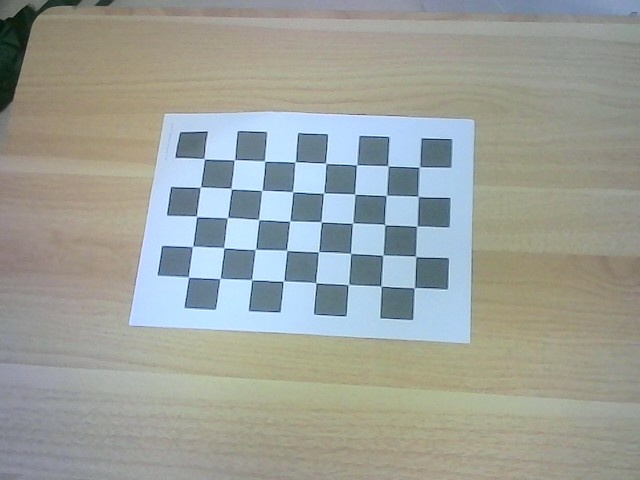
#> input picture vision/calibration/images/calib_00.jpg, 640 x 480 px; its folder holds only this picture in this run
$ python calibrate_camera.py
#> lines starting #> are read from the running program, lines starting #| are printed output that depends on the picture; after the words box and inside, x2 and y2 are one past the last pixel; in counts of white or black regions, pixels touching at a corner belong together
import cv2
import numpy as np
from pathlib import Path

# 체스보드 내부 코너 개수
CHESSBOARD_SIZE = (8, 5)

# 한 칸의 실제 크기 (예: 0.025m = 2.5cm)
SQUARE_SIZE = 0.025

IMAGE_DIR = Path("calibration/images")
OUTPUT_CAMERA_MATRIX = Path("calibration/camera_matrix.npy")
OUTPUT_DIST_COEFFS = Path("calibration/dist_coeffs.npy")


def main():
    image_paths = sorted(IMAGE_DIR.glob("*.jpg"))

    if not image_paths:
        print("No calibration images found.")
        return

    # 3D object points 준비
    objp = np.zeros((CHESSBOARD_SIZE[0] * CHESSBOARD_SIZE[1], 3), np.float32)
    objp[:, :2] = np.mgrid[0:CHESSBOARD_SIZE[0], 0:CHESSBOARD_SIZE[1]].T.reshape(-1, 2)
    objp *= SQUARE_SIZE

    objpoints = []
    imgpoints = []

    image_size = None

    # 코너 정밀화 조건
    criteria = (
        cv2.TERM_CRITERIA_EPS + cv2.TERM_CRITERIA_MAX_ITER,
        30,
        0.001
    )

    success_count = 0

    for image_path in image_paths:
        image = cv2.imread(str(image_path))
#> image is the input picture: shape (480, 640, 3); mean B, G, R 154.9, 160.7, 156.2
        if image is None:
            print(f"Failed to load: {image_path}")
            continue

        gray = cv2.cvtColor(image, cv2.COLOR_BGR2GRAY)
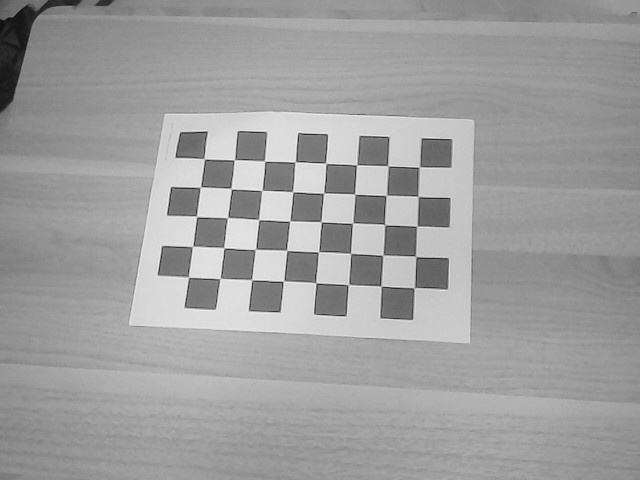
#> gray: shape (480, 640); min 9, max 244, mean 158.7
        image_size = gray.shape[::-1]
#> image_size = (640, 480)

        found, corners = cv2.findChessboardCorners(gray, CHESSBOARD_SIZE, None)
#> found = True; corners = 40 rows, first 8: [204.4, 158.8], [234.1, 159.9], [264.8, 161.3], [295.1, 161.9], [325.7, 163.3], [356.5, 165], [387.8, 165.6], [419.4, 166.9]

        if found:
            refined_corners = cv2.cornerSubPix(
                gray,
                corners,
                (11, 11),
                (-1, -1),
                criteria
            )
#> refined_corners = 40 rows, first 8: [204.3, 158.7], [234.5, 159.7], [264.6, 161.1], [295.3, 161.9], [325.6, 163.3], [356.5, 164.9], [387.8, 165.7], [419.4, 167.1]

            objpoints.append(objp)
            imgpoints.append(refined_corners)
            success_count += 1

            preview = image.copy()
            cv2.drawChessboardCorners(preview, CHESSBOARD_SIZE, refined_corners, found)
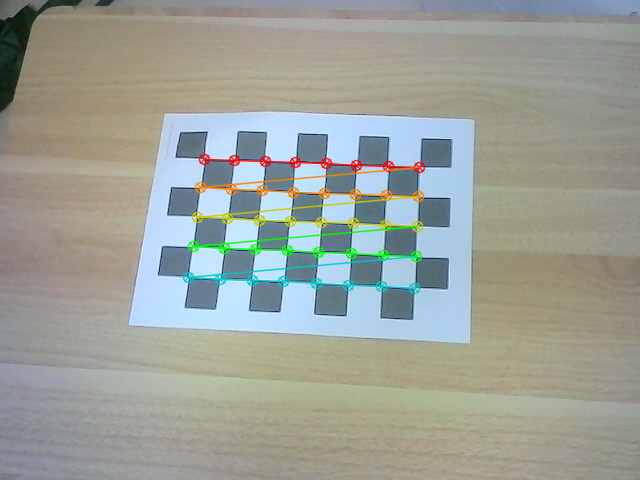
#> preview: shape (480, 640, 3); 2.93% of pixels changed, all inside (x1, y1, x2, y2) = (182, 153, 426, 295)
            cv2.imshow("Detected Corners", preview)
            cv2.waitKey(300)

            print(f"[OK] Corners detected: {image_path.name}")
        else:
            print(f"[FAIL] Corners not detected: {image_path.name}")

    cv2.destroyAllWindows()

    if success_count < 5:
        print("Not enough valid images for calibration.")
        return

    ret, camera_matrix, dist_coeffs, rvecs, tvecs = cv2.calibrateCamera(
        objpoints,
        imgpoints,
        image_size,
        None,
        None
    )

    np.save(str(OUTPUT_CAMERA_MATRIX), camera_matrix)
    np.save(str(OUTPUT_DIST_COEFFS), dist_coeffs)

    print("\nCalibration complete.")
    print(f"Reprojection Error: {ret}")
    print("Camera Matrix:")
    print(camera_matrix)
    print("Distortion Coefficients:")
    print(dist_coeffs)

    print(f"\nSaved: {OUTPUT_CAMERA_MATRIX}")
    print(f"Saved: {OUTPUT_DIST_COEFFS}")


if __name__ == "__main__":
    main()

$ run again, on vision/calibration/images/calib_04.jpg
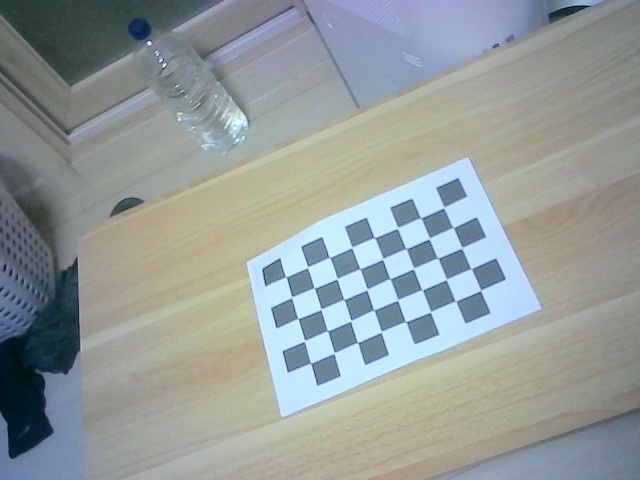
#> input picture vision/calibration/images/calib_04.jpg, 640 x 480 px
#> in main, image is the input picture: shape (480, 640, 3); mean B, G, R 154.3, 155.7, 147.2
#> in main, `gray = cv2.cvtColor(image, cv2.COLOR_BGR2GRAY)`:
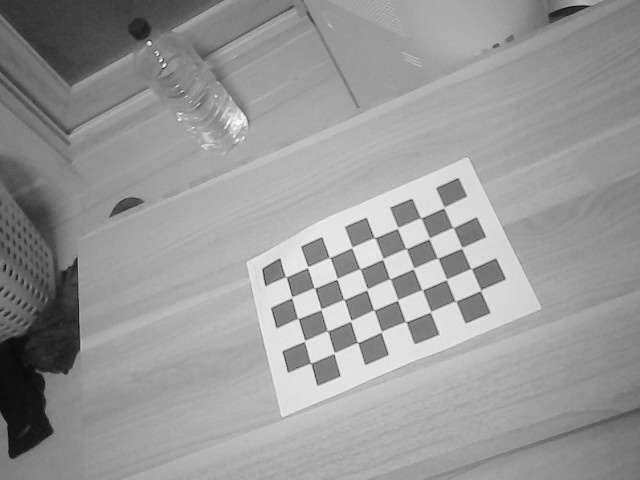
#> gray: shape (480, 640); min 11, max 251, mean 153
#> found = True; corners = 40 rows, first 8: [286.1, 277], [307.8, 266.8], [329.2, 257.3], [351.7, 248], [374.3, 237.6], [397.2, 228.6], [421.1, 218.1], [444, 208.2]
#> refined_corners = 40 rows, first 8: [285.8, 277], [307.7, 267.2], [329.6, 257.4], [351.7, 247.5], [374.6, 237.6], [397.5, 228], [421, 218], [444, 207.5]
#> in main, `cv2.drawChessboardCorners(preview, CHESSBOARD_SIZE, refined_corners, f..`:
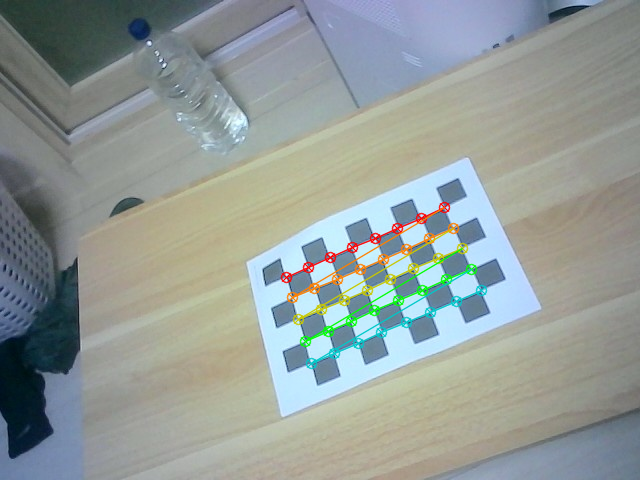
#> preview: shape (480, 640, 3); 2.41% of pixels changed, all inside (x1, y1, x2, y2) = (280, 201, 488, 370)

$ run again, on vision/calibration/images/calib_05.jpg
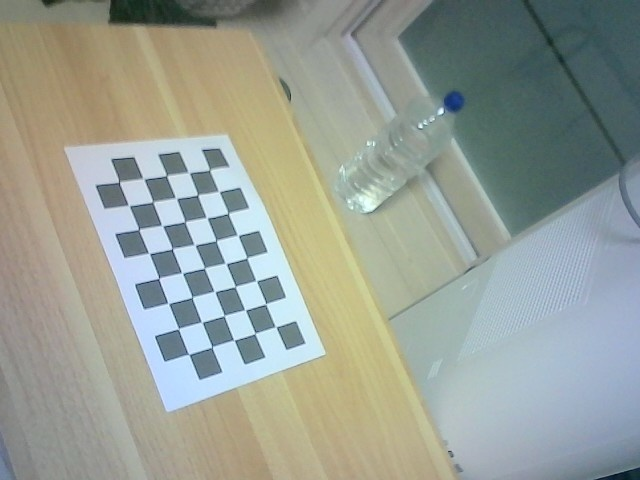
#> input picture vision/calibration/images/calib_05.jpg, 640 x 480 px
#> in main, image is the input picture: shape (480, 640, 3); mean B, G, R 149.4, 158.2, 151.2
#> in main, `gray = cv2.cvtColor(image, cv2.COLOR_BGR2GRAY)`:
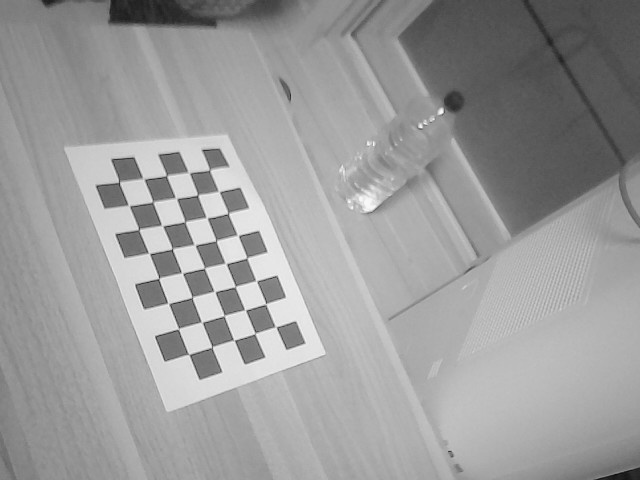
#> gray: shape (480, 640); min 12, max 249, mean 155.1
#> found = True; corners = 40 rows, first 8: [209.6, 170], [219.4, 192], [228.3, 213.4], [238.4, 235.9], [246.8, 257.9], [256.5, 281.1], [265.5, 304], [275.9, 326.9]
#> refined_corners = 40 rows, first 8: [209.6, 169.9], [218.9, 191.5], [228.1, 213.2], [237.7, 235.4], [246.8, 257.7], [256.3, 280.9], [265.7, 303.7], [275.7, 327]
#> in main, `cv2.drawChessboardCorners(preview, CHESSBOARD_SIZE, refined_corners, f..`:
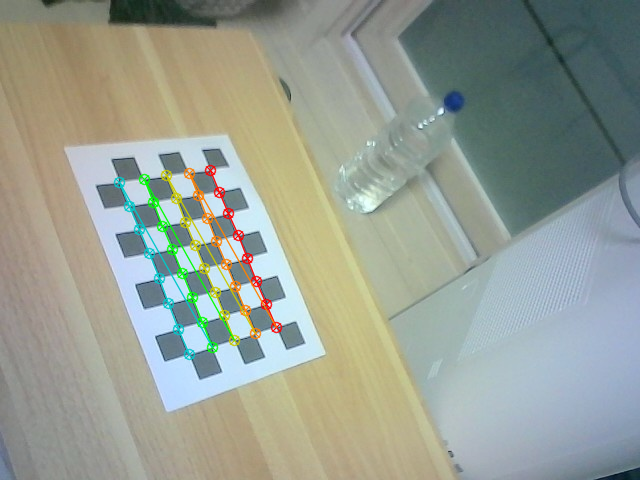
#> preview: shape (480, 640, 3); 2.43% of pixels changed, all inside (x1, y1, x2, y2) = (113, 164, 283, 361)

$ run again, on vision/calibration/images/calib_06.jpg
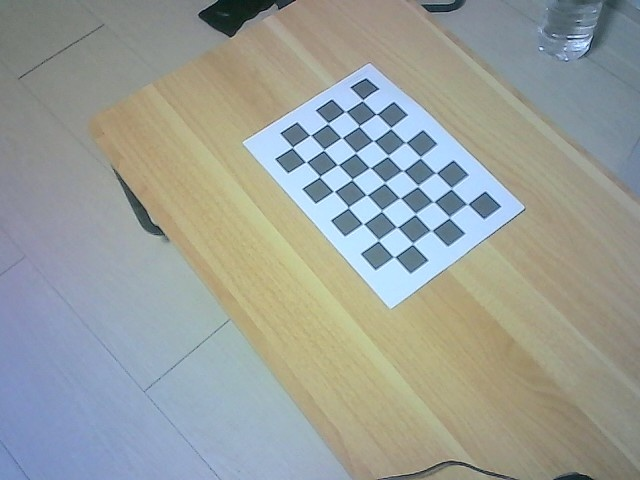
#> input picture vision/calibration/images/calib_06.jpg, 640 x 480 px
#> in main, image is the input picture: shape (480, 640, 3); mean B, G, R 153.4, 158.4, 153
#> in main, `gray = cv2.cvtColor(image, cv2.COLOR_BGR2GRAY)`:
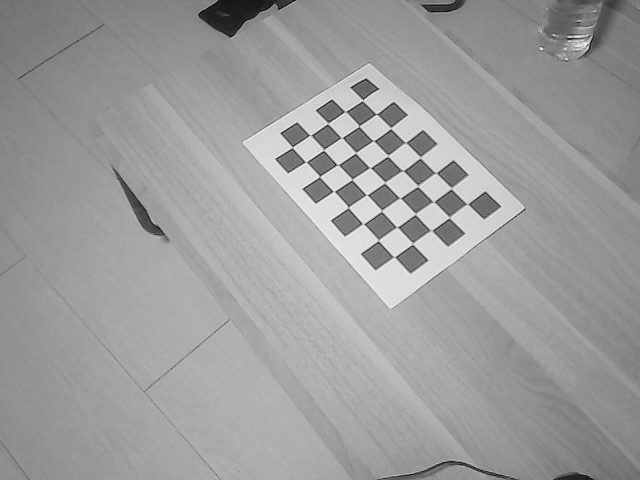
#> gray: shape (480, 640); min 2, max 247, mean 156.2
#> found = True; corners = 40 rows, first 8: [362.5, 100.4], [376.1, 114.2], [390.6, 128.3], [405.8, 142.5], [420.3, 157.6], [436.3, 173], [451.3, 188.7], [467.9, 204.2]
#> refined_corners = 40 rows, first 8: [362.5, 100.2], [376.5, 114.2], [390.7, 128.2], [405.5, 142.5], [420.3, 157.4], [436, 173.1], [451.3, 188.4], [467.5, 204.2]
#> in main, `cv2.drawChessboardCorners(preview, CHESSBOARD_SIZE, refined_corners, f..`:
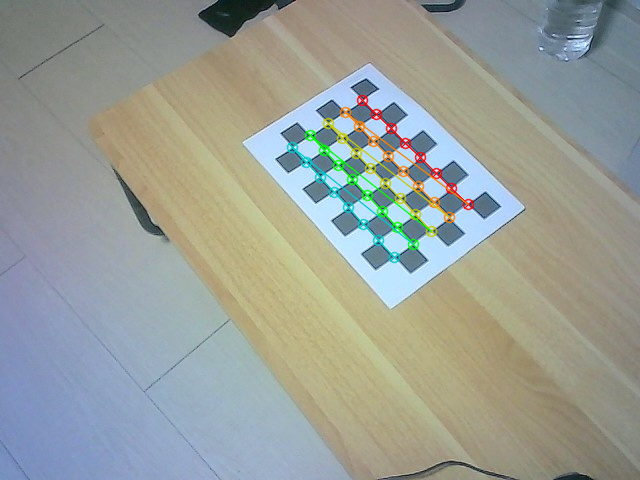
#> preview: shape (480, 640, 3); 2.04% of pixels changed, all inside (x1, y1, x2, y2) = (286, 94, 475, 264)

$ run again, on vision/calibration/images/calib_01.jpg
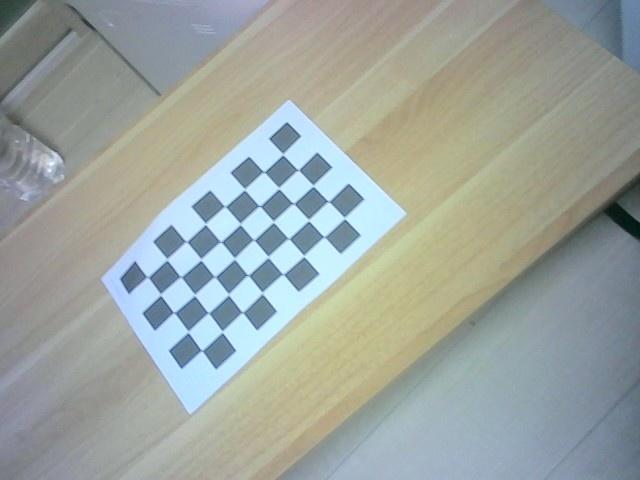
#> input picture vision/calibration/images/calib_01.jpg, 640 x 480 px
#> in main, image is the input picture: shape (480, 640, 3); mean B, G, R 158.8, 164, 156.3
#> in main, `gray = cv2.cvtColor(image, cv2.COLOR_BGR2GRAY)`:
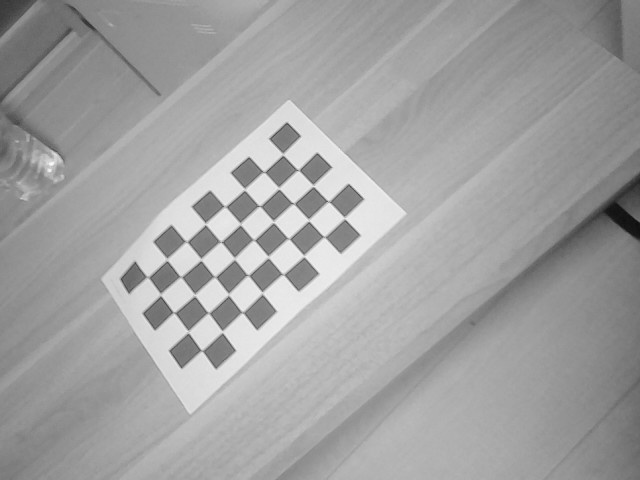
#> gray: shape (480, 640); min 10, max 252, mean 161.1
#> found = True; corners = 40 rows, first 8: [146.8, 276.6], [166.7, 260.5], [186.9, 242.1], [205.3, 224.5], [224.8, 206.4], [244.5, 190.3], [264.4, 172.4], [282.8, 155.2]
#> refined_corners = 40 rows, first 8: [147.6, 277.2], [166.9, 259.5], [186.3, 241.6], [205.5, 223.8], [225, 206.5], [244.5, 189.4], [263.9, 171.9], [282.9, 154.4]
#> in main, `cv2.drawChessboardCorners(preview, CHESSBOARD_SIZE, refined_corners, f..`:
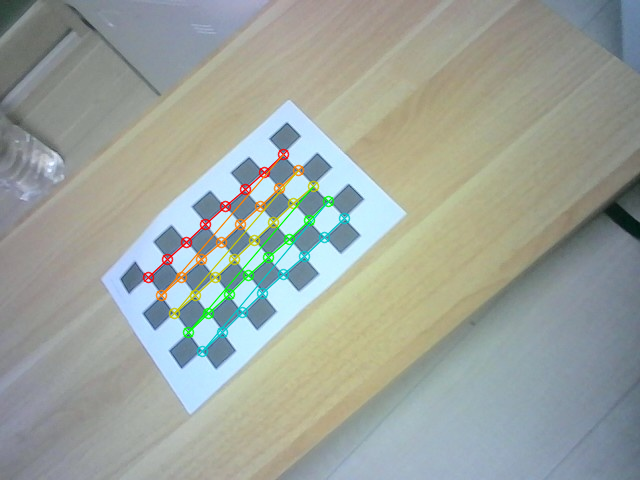
#> preview: shape (480, 640, 3); 2.27% of pixels changed, all inside (x1, y1, x2, y2) = (142, 148, 351, 358)
